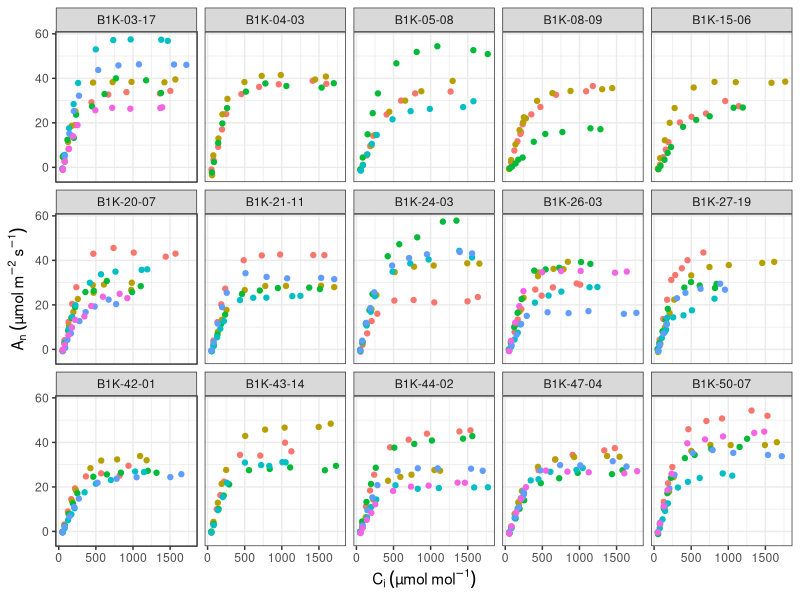
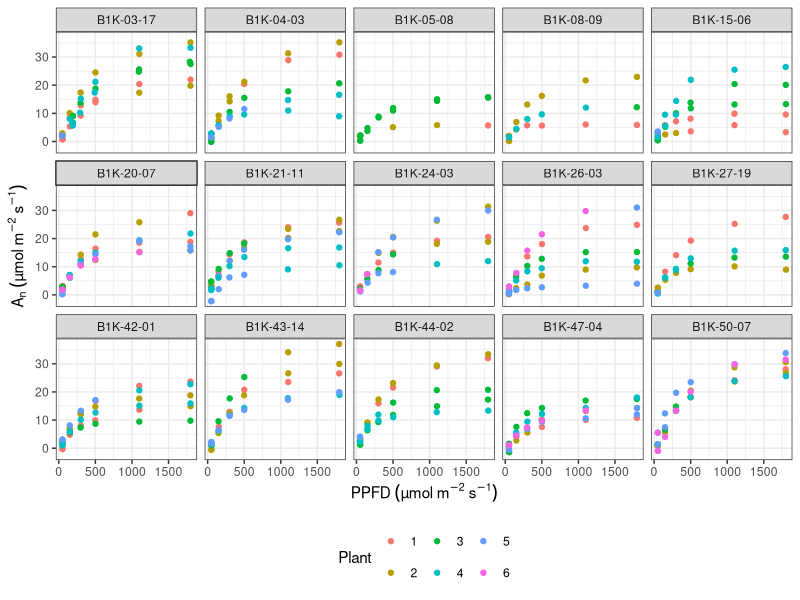
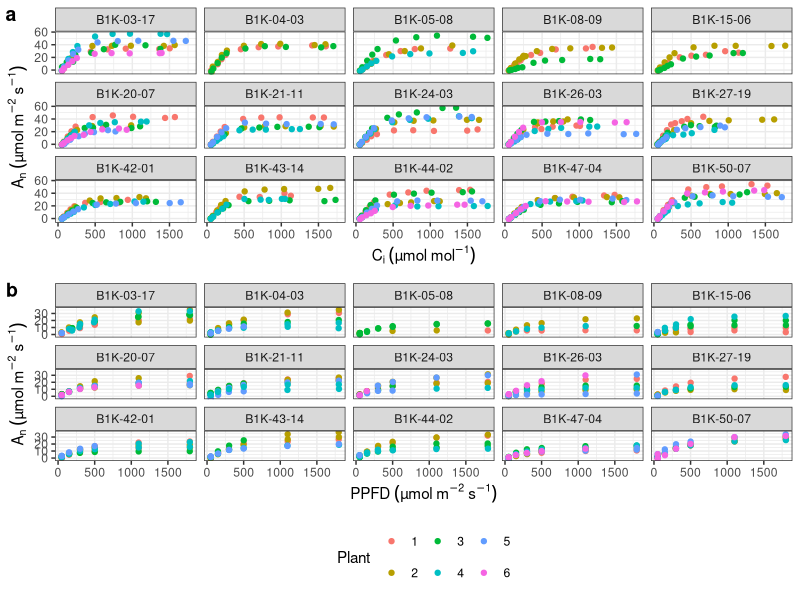
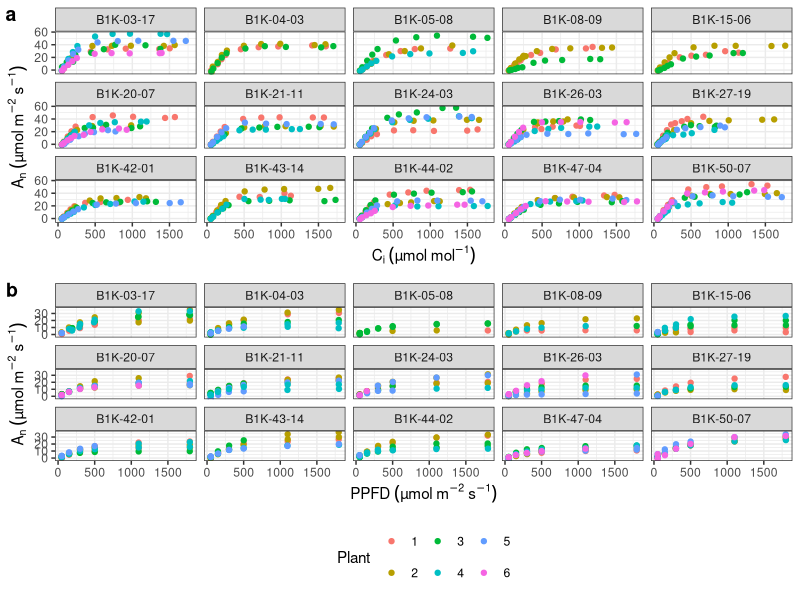

These charts were generated, in order, by the following R code:
library(dplyr)
library(tidyr)
library(ggplot2)
library(purrr)
library(reshape2)
library(ggpubr)

setwd("C:/Users/Rudan/Documents/GitHub/FvCBestimation/")

ACi <- read.csv("data/2022_ACi_rawData_barley.csv")
AQ <- read.csv("data/2022_AQcurves_rawData_barley.csv")
ref <- read.csv("data/2022_barley_reference.csv")
AQ <- AQ[AQ$Flag_removal!="x",]

ACi$ID <- paste0(ACi$Plot,"_",ACi$Repeat)
AQ$ID <- paste0(AQ$Plot,"_",ACi$Repeat)
ACi$genotype <- ref$Accession[match(ACi$Plot,ref$PlotID)]
AQ$genotype <- ref$Accession[match(AQ$Plot,ref$PlotID)]

rmind <- which(ACi$genotype=="B1K-14-17" & ACi$Photo < (-5))
ACi <- ACi[-rmind,]

genotype_id <- intersect(ACi$genotype, AQ$genotype)
genotype_id <- genotype_id[1:15]
# genotype_id <- c("B1K-03-17","B1K-12-10","B1K-25-08","B1K-23-19","B1K-26-13",
#                  "B1K-27-19","B1K-28-13","B1K-30-13","B1K-36-15","B1K-45-05")


ACi <- ACi[ACi$genotype%in%genotype_id,c("Ci","Photo","PPFD","genotype","ID", "Plot")]
AQ <- AQ[AQ$genotype%in%genotype_id,c("Ci","A","PAR","genotype","ID", "Plot")]


ACi <- ACi %>%
  group_by(genotype) %>%
  mutate(
    ID_new = match(ID, unique(ID)),
    ID_new = as.character(ID_new)
  ) %>%
  ungroup()

AQ <- AQ %>%
  group_by(genotype) %>%
  mutate(
    ID_new = match(ID, unique(ID)),
    ID_new = as.character(ID_new)
  ) %>%
  ungroup()

g1 <- ggplot(ACi, aes(x = Ci, y = Photo,  color = ID_new)) +
  geom_point() +
  facet_wrap(~ genotype, ncol=5) +
  theme_bw() +
  labs(x = expression(C[i]~(µmol~mol^{-1})),
       y = expression(A[n]~(µmol~m^{-2}~s^{-1})),
       color = "Plant") +
  theme(legend.position = "none")

g1

g2 <- ggplot(AQ, aes(x = PAR, y = A, color = ID_new)) +
  geom_point() +
  facet_wrap(~ genotype, ncol=5) +
  theme_bw() +
  labs(x = expression(PPFD~(µmol~m^{-2}~s^{-1})),
       y = expression(A[n]~(µmol~m^{-2}~s^{-1})),
       color = "Plant") +
  theme(legend.position = "bottom")

g2

ggarrange(g1,g2,labels = c('a', 'b'), ncol=1, heights = c(0.85,1))

ggsave(filename = paste0("results/Figures/SFig7_real_data_distribution.png"),width = 7, height = 9)
